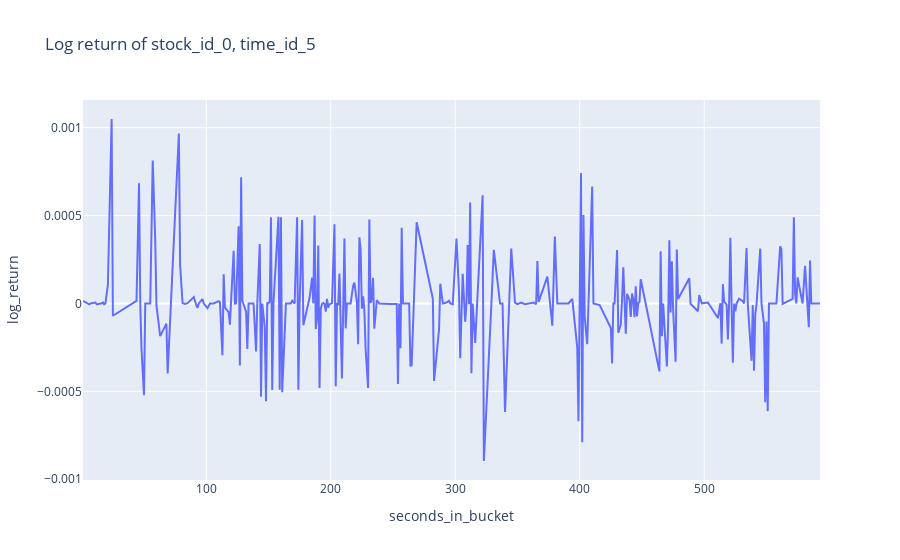

Notebook code for this chart:
### Code cell
book_example.loc[:,'log_return'] = log_return(book_example['wap'])
book_example = book_example[~book_example['log_return'].isnull()]

fig = px.line(book_example, x="seconds_in_bucket", y="log_return", title='Log return of stock_id_0, time_id_5')
fig.show()

### Figure 1 — Plotly figure (JSON) as saved in the notebook; plotly's stock layout.template omitted (floating-point values rounded to 4 significant figures; data arrays with more than 128 entries replaced by an {"elided": "..."} marker saying what was removed)
{"data": [{"hovertemplate": "seconds_in_bucket=%{x}<br>log_return=%{y}<extra></extra>", "legendgroup": "", "line": {"color": "#636efa", "dash": "solid"}, "marker": {"symbol": "circle"}, "mode": "lines", "name": "", "orientation": "v", "showlegend": false, "type": "scatter", "x": {"elided": "301 int values"}, "xaxis": "x", "y": {"elided": "301 float values"}, "yaxis": "y"}], "layout": {"autosize": true, "legend": {"tracegroupgap": 0}, "title": {"text": "Log return of stock_id_0, time_id_5"}, "xaxis": {"anchor": "y", "autorange": true, "domain": [0, 1], "range": [1, 593], "title": {"text": "seconds_in_bucket"}, "type": "linear"}, "yaxis": {"anchor": "x", "autorange": true, "domain": [0, 1], "range": [-0.001004, 0.001157], "title": {"text": "log_return"}, "type": "linear"}}}
